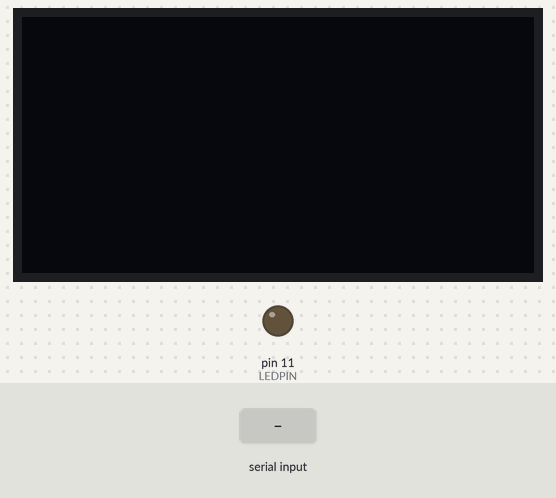
Recording of a sketch running on a simulated Arduino Mega 2560, built with avr-gcc and run on an emulated ATmega2560. Parts: 128×64 one-colour display, output pins drawn as LEDs (lit = HIGH). The inputs (shaded band) are chosen by the test bench. What the sketch prints to the serial monitor is not drawn.

Above: at 1.2 s.
1.3 s: "90,45," received over the second serial link
At 2.5 s:
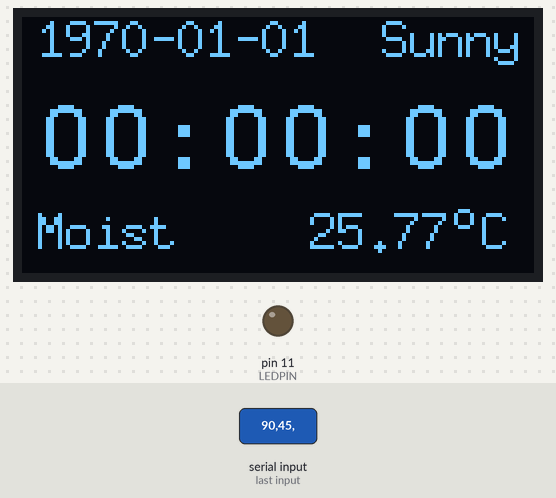
At 5.1 s:
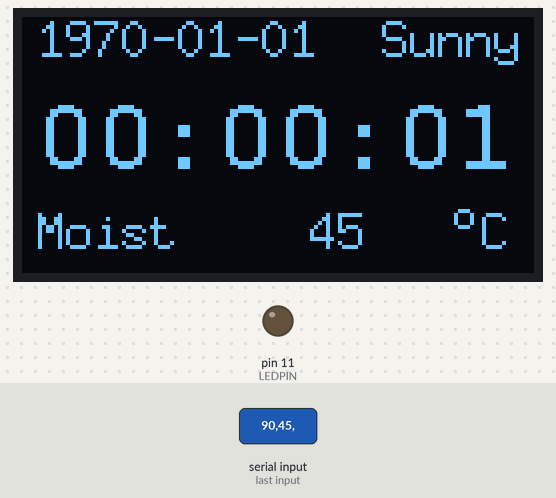
Timing chart, 0 to 6.6 s (numbered marks = the images above; inputs shaded):
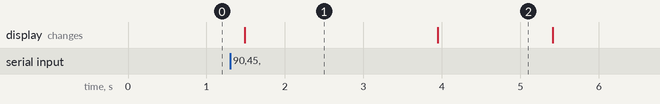

Measured:
- what the display in image 1 shows lasts 2.4 s, from 1.5 s to 3.9 s

The sketch:

Monitor-clock.ino
```cpp
#include "U8glib.h"
#include <TimeLib.h>


#define LEDPIN 11
#define rxPin 7 // Teensy pin 7 <--> HC-05 Tx
#define txPin 8 // Teensy pin 8 <--> HC-05 Rx
int mark;
int strIndex = 0;
const int offset = 10;
String curTime = "00:00:00";
String date = "2022-09-28";
String temperature = "25.77";
String soil = "Moist";
String info = "Sunny";
String comdata[4] = {"1664369110", "25.77", "Moist", "Sunny"};

U8GLIB_SSD1306_ADAFRUIT_128X64 u8g(10, 9, 4, 5, 6);

void syncTime(String T_time) {
  unsigned long curTime;
  const unsigned long DEFAULT_TIME = 1664369110;
  curTime = T_time.toInt();
  if ( curTime >= DEFAULT_TIME) {
    setTime(curTime);
    adjustTime(offset * SECS_PER_HOUR);
  }
}
String processDate()
{
  return (processDigit(year()) + "-" + processDigit(month()) + "-" + processDigit(day()));
}
String processTime()
{
  return (processDigit(hour()) + ":" + processDigit(minute()) + ":" + processDigit(second()));
}
String processDigit(int digit) {
  String value ;
  if (digit < 10)
    value = String("0") + String(digit);
  else value = String(digit);
  return value;
}
void setup() {
  Serial.begin(9600);
  Serial1.begin(9600);
  pinMode(LEDPIN, OUTPUT);

  u8g.setColorIndex(1);
}

void loop() {
  curTime = processTime();
  delay(100);
  date = processDate();
  while (Serial1.available() > 0)//||Serial.available() > 0
  {
    String value = Serial1.readStringUntil(',');
    Serial.println(value);
    if (value != "Null")
      comdata[strIndex] = value;
    else
      comdata[strIndex] = comdata[strIndex];
    strIndex = strIndex + 1;
    mark = 1;
  }
  delay(1000);
  if (mark == 1)
  {
    syncTime(comdata[0]);

    mark = 0;
    strIndex = 0;
    delay(1000);
  }
  u8g.firstPage();
  do {
    displayLcd();
  } while ( u8g.nextPage() );

}
void draw(String str, int x, int y) {
  u8g.setPrintPos(x, y);
  u8g.print(str);
}

void displayLcd(void) {
  u8g.setFont(u8g_font_courB18);
  draw(curTime, 4, 38);
  u8g.setFont(u8g_font_7x13);
  draw(date, 4, 10);
  draw(comdata[3], 90, 10);
  draw(comdata[2], 4, 58);
  draw(comdata[1], 72, 58);
  u8g.drawCircle(110, 50, 2);
  draw("C", 115, 58);
}
```
